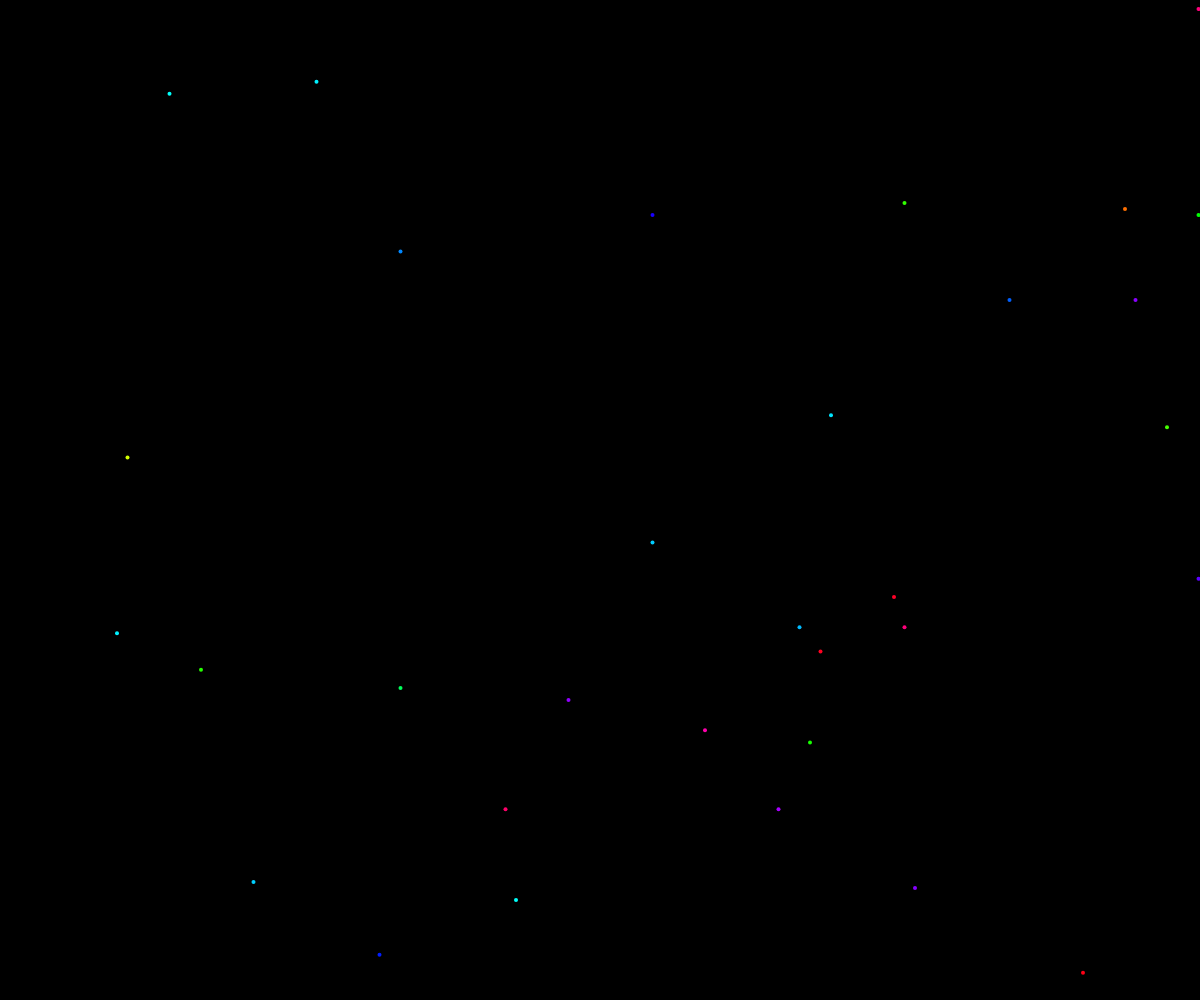
Frame 1 (no input)
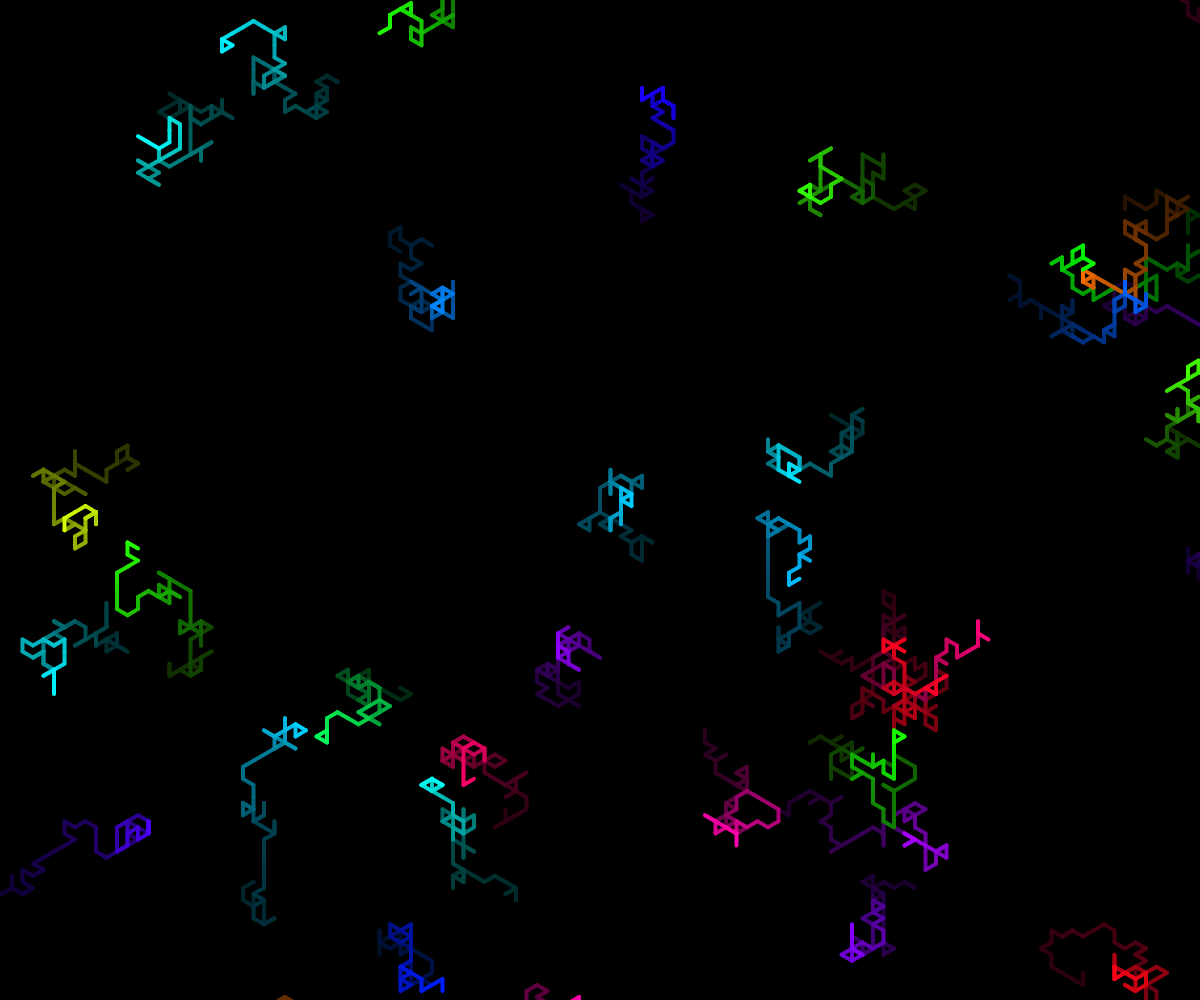
Frame 60 (no input)
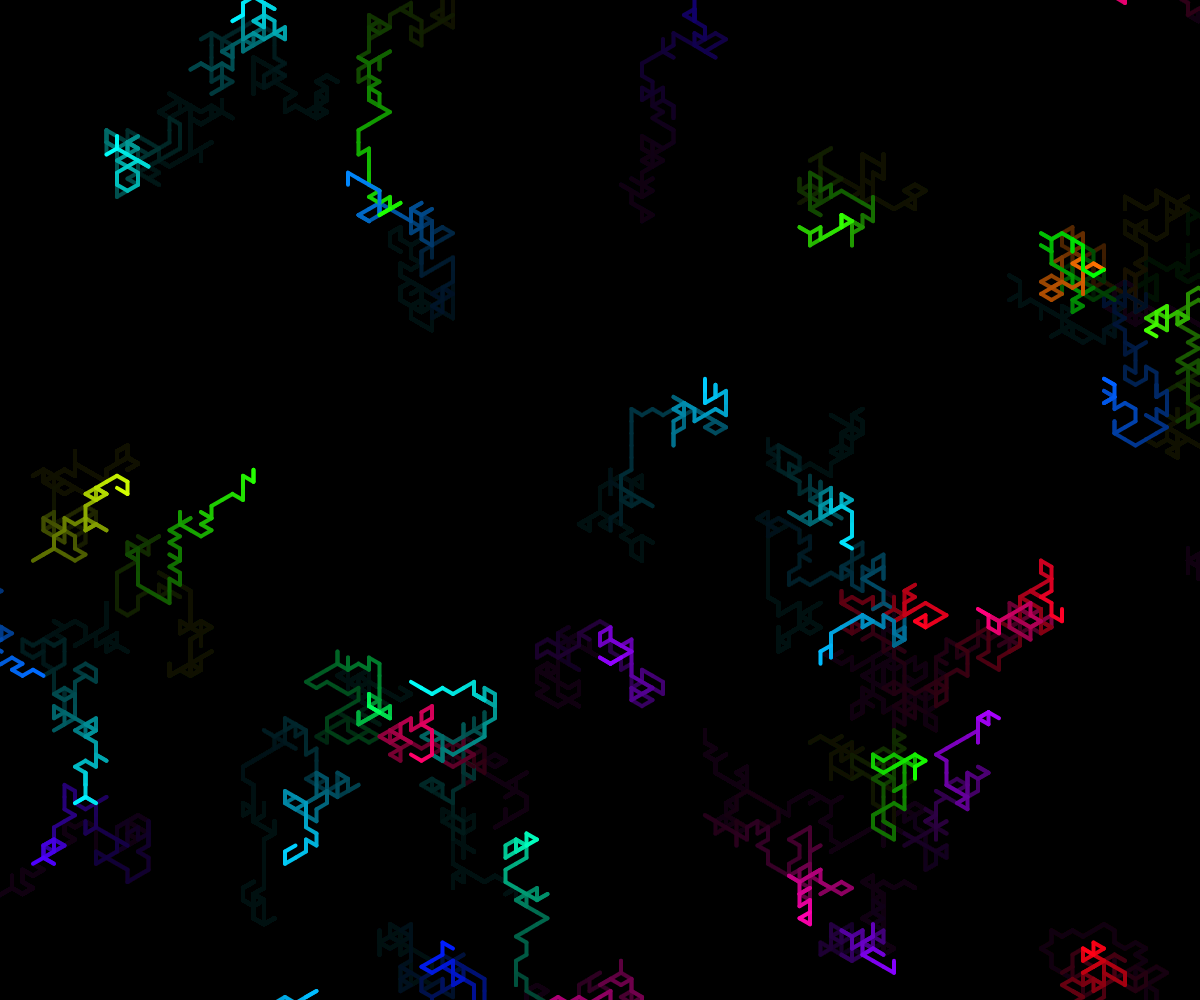
Frame 120 (the mouse pressed at the canvas centre since frame 60)

The p5.js sketch that drew these frames (run headless with seeded random() and noise() and a simulated clock; from frame 60 on, the mouse is pressed at the canvas centre):

// p5.js sketch
// ── sketch.js
// sketch.js
// Random walkers on a triangular lattice using flat-top axial hex coordinates.
// Walking between hex cell centers produces a triangular (isometric) grid.

const NUM_WALKERS = 100
const HEX_SIZE = 7 // radius of each hex cell in pixels (step size)

// -- Data Definitions --

// HexCoord : { q: integer, r: integer }
// Axial coordinates on a flat-top hex grid.
// q is the column axis, r is the row axis.

// The 6 axial direction vectors for a flat-top hex grid.
// hexDirections : Array<HexCoord>
const HEX_DIRECTIONS = [
  { q:  1, r:  0 },
  { q:  1, r: -1 },
  { q:  0, r: -1 },
  { q: -1, r:  0 },
  { q: -1, r:  1 },
  { q:  0, r:  1 },
]

// -- Helper Functions --

/**
 * Converts flat-top axial hex coordinates to pixel (x, y).
 * @param {number} q - axial column
 * @param {number} r - axial row
 * @returns {{ x: number, y: number }}
 */
// hexToPixel : number, number -> { x: number, y: number }
function hexToPixel(q, r) {
  const x = HEX_SIZE * (3 / 2 * q)
  const y = HEX_SIZE * (Math.sqrt(3) / 2 * q + Math.sqrt(3) * r)
  return { x, y }
}

/**
 * Returns a random element from an array.
 * @template T
 * @param {Array<T>} arr
 * @returns {T}
 */
// randomChoice : Array<T> -> T
function randomChoice(arr) {
  return arr[Math.floor(Math.random() * arr.length)]
}

// -- Main Class --

/**
 * A walker that moves randomly on a triangular lattice by stepping between
 * flat-top hex cell centers in axial coordinates.
 */
class Walker {
  constructor() {
    this.q = Math.floor((Math.random() - 0.5) * width  / HEX_SIZE)
    this.r = Math.floor((Math.random() - 0.5) * height / HEX_SIZE)
    this.prevQ = this.q
    this.prevR = this.r
    this.hue = Math.random() * 360
  }

  /** update : -> void
   * Moves the walker one step in a random hex direction.
   */
  update() {
    this.prevQ = this.q
    this.prevR = this.r
    const dir = randomChoice(HEX_DIRECTIONS)
    this.q += dir.q
    this.r += dir.r
  }

  /** draw : -> void
   * Draws a line from the previous position to the current position.
   */
  draw() {
    const from = hexToPixel(this.prevQ, this.prevR)
    const to   = hexToPixel(this.q,     this.r)
    stroke(this.hue, 100, 100)
    line(
      from.x + width  / 2, from.y + height / 2,
      to.x   + width  / 2, to.y   + height / 2
    )
  }
}

// -- Entry Point --

/**
 * Creates the initial array of walkers at random positions on the lattice.
 * @returns {Array<Walker>}
 */
// makeWalkers : -> Array<Walker>
function makeWalkers() {
  return Array.from({ length: NUM_WALKERS }, () => new Walker())
}

let walkers

function setup() {
  createCanvas(window.innerWidth || 500, window.innerHeight || 500)
  colorMode(HSB, 360, 100, 100, 100)
  strokeWeight(4)
  background(0)
  walkers = makeWalkers()
}

function draw() {
  background(0, 0, 0, 3)
  for (const walker of walkers) {
    walker.draw()
    walker.update()
  }
}
